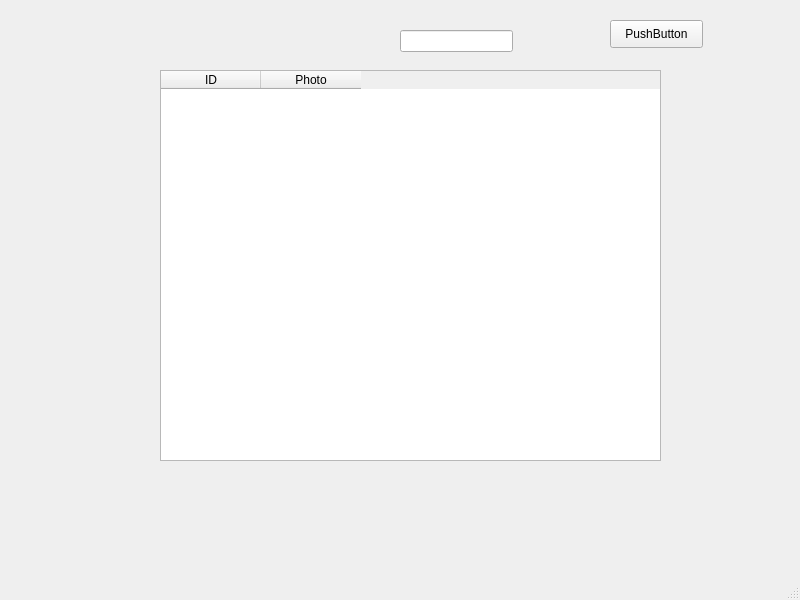
<?xml version="1.0" encoding="UTF-8"?>
<ui version="4.0">
 <class>MainWindow</class>
 <widget class="QMainWindow" name="MainWindow">
  <property name="geometry">
   <rect>
    <x>0</x>
    <y>0</y>
    <width>800</width>
    <height>600</height>
   </rect>
  </property>
  <property name="windowTitle">
   <string>MainWindow</string>
  </property>
  <widget class="QWidget" name="centralwidget">
   <widget class="QTableWidget" name="tableWidget">
    <property name="geometry">
     <rect>
      <x>160</x>
      <y>70</y>
      <width>501</width>
      <height>391</height>
     </rect>
    </property>
    <column>
     <property name="text">
      <string>ID</string>
     </property>
    </column>
    <column>
     <property name="text">
      <string>Photo</string>
     </property>
    </column>
   </widget>
   <widget class="QPushButton" name="pushButton_2">
    <property name="geometry">
     <rect>
      <x>610</x>
      <y>20</y>
      <width>93</width>
      <height>28</height>
     </rect>
    </property>
    <property name="text">
     <string>PushButton</string>
    </property>
   </widget>
   <widget class="QLineEdit" name="lineEdit">
    <property name="geometry">
     <rect>
      <x>400</x>
      <y>30</y>
      <width>113</width>
      <height>22</height>
     </rect>
    </property>
   </widget>
  </widget>
  <widget class="QMenuBar" name="menubar">
   <property name="geometry">
    <rect>
     <x>0</x>
     <y>0</y>
     <width>800</width>
     <height>26</height>
    </rect>
   </property>
  </widget>
  <widget class="QStatusBar" name="statusbar"/>
 </widget>
 <resources/>
 <connections/>
</ui>
